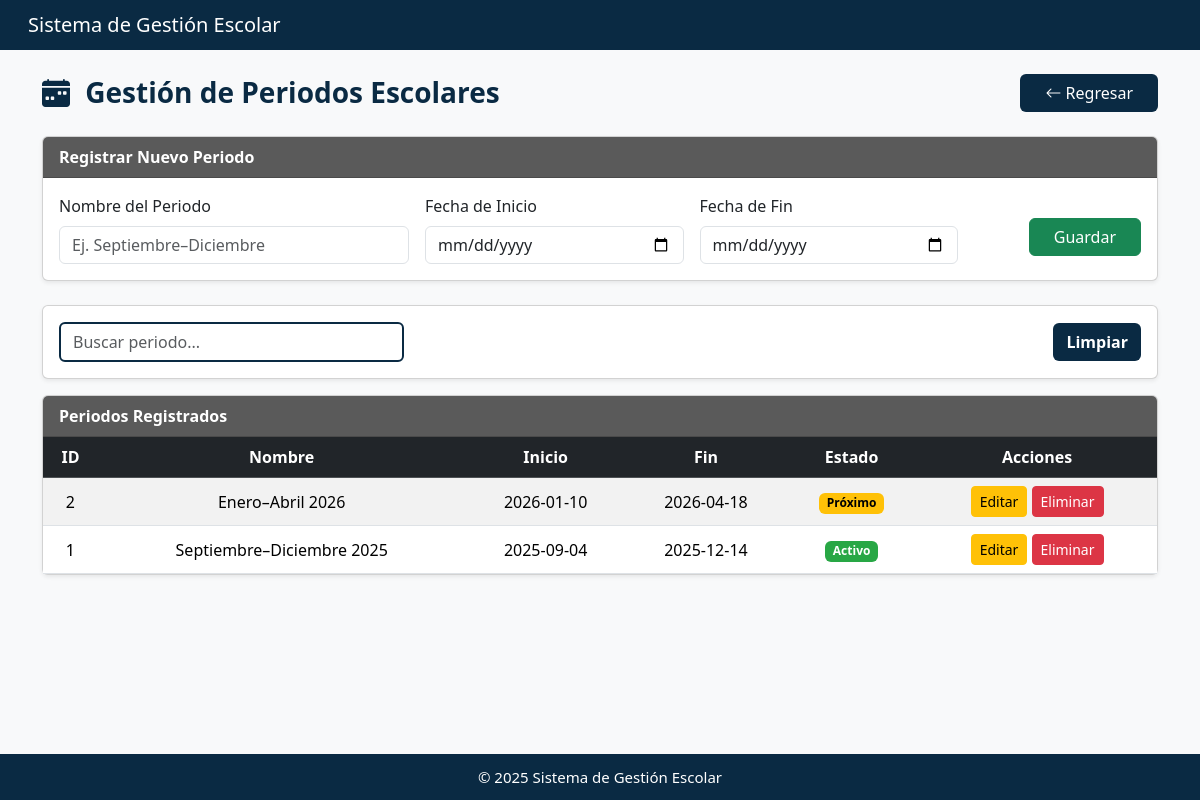
Page /app/views/periodosView.php (signed in) on the committed database.
### tables this page shows
CREATE TABLE `periodosescolares` (
  `idPeriodo` int(11) NOT NULL AUTO_INCREMENT,
  `nombrePeriodo` varchar(50) NOT NULL,
  `fechaInicio` date NOT NULL,
  `fechaFin` date NOT NULL,
  PRIMARY KEY (`idPeriodo`)
);

### app/models/periodoModel.php (called while the page is built, shortened)
<?php
    class PeriodoModel {
        private $connection;
        public function __construct($connection) {
            $this->connection = $connection;
        }
        public function obtenerPeriodos() {
            return $this->connection->query("SELECT * FROM periodosEscolares ORDER BY idPeriodo DESC");
        }
    }
?>

### app/views/periodosView.php (the view, shortened to what this page needs)
<?php
  require_once __DIR__ . '/../../config/db_connection.php';
  require_once __DIR__ . '/../../app/models/periodoModel.php';
  $model = new PeriodoModel($connection);
  $modo = isset($_GET['edit']) ? 'editar' : 'insertar';
  $periodoEditar = null;
  $periodos = $model->obtenerPeriodos();
?>
<!DOCTYPE html>
<html lang="es">
<head>
  <link href="https://cdn.jsdelivr.net/npm/bootstrap@5.3.3/dist/css/bootstrap.min.css" rel="stylesheet">
  <link href="https://cdn.jsdelivr.net/npm/bootstrap-icons@1.11.3/font/bootstrap-icons.css" rel="stylesheet">
</head>
<body>
<nav class="navbar navbar-expand-lg navbar-dark px-3">
  <div class="container-fluid d-flex justify-content-between align-items-center">
    <span class="navbar-brand h5 mb-0 text-white">Sistema de Gestión Escolar</span>
  </div>
</nav>
<div class="container mt-4 mb-5">
  <div class="d-flex justify-content-between align-items-center mb-4">
    <h3 class="titulo-pagina m-0">
        <i class="bi bi-calendar-week-fill me-2"></i> Gestión de Periodos Escolares
    </h3>
    <a href="<?= BASE_URL ?>index.php?action=dashboard"
       class="btn btn-regresar px-4">
        <i class="bi bi-arrow-left"></i> Regresar
    </a>
</div>
  <div class="card mb-4 shadow-sm">
    <div class="card-header fw-semibold"><?= $modo == 'editar' ? 'Editar Periodo' : 'Registrar Nuevo Periodo' ?></div>
    <div class="card-body">
      <form method="POST" action="../controllers/periodoController.php" class="row g-3">
        <div class="col-md-4">
          <label class="form-label">Nombre del Periodo</label>
          <input type="text" name="nombrePeriodo" class="form-control"
                 value="<?= $periodoEditar['nombrePeriodo'] ?? '' ?>"
                 placeholder="Ej. Septiembre–Diciembre" required>
        </div>
        <div class="col-md-3">
          <label class="form-label">Fecha de Inicio</label>
          <input type="date" name="fechaInicio" class="form-control"
                 value="<?= $periodoEditar['fechaInicio'] ?? '' ?>" required>
        </div>
        <div class="col-md-3">
          <label class="form-label">Fecha de Fin</label>
          <input type="date" name="fechaFin" class="form-control"
                 value="<?= $periodoEditar['fechaFin'] ?? '' ?>" required>
        </div>
        <div class="col-md-2 text-end">
          <?php if ($modo === 'editar'): ?>
            <button type="submit" name="actualizar" class="btn btn-warning mt-4 px-4">Actualizar</button>
            <a href="periodosView.php" class="btn btn-secondary mt-4 px-4">Cancelar</a>
          <?php else: ?>
            <button type="submit" name="insertar" class="btn btn-success mt-4 px-4">Guardar</button>
          <?php endif; ?>
        </div>
      </form>
    </div>
  </div>
<div class="card mb-3 shadow-sm">
  <div class="card-body">
    <div class="row align-items-center">
      <div class="col-md-4">
        <input
          type="text"
          id="buscadorPeriodos"
          class="form-control"
          placeholder="Buscar periodo..."
          style="border: 2px solid #0A2A43;"
        >
      </div>
      <div class="col-md-8 d-flex justify-content-end">
        <a
          href="periodosView.php"
          class="btn"
          style="background: #0A2A43; color: white; font-weight: 600;"
        >
          Limpiar
        </a>
      </div>
    </div>
  </div>
</div>
  <div class="card shadow-sm">
    <div class="card-header fw-semibold">Periodos Registrados</div>
    <div class="card-body p-0">
      <table class="table table-striped mb-0 text-center align-middle">
        <thead class="table-dark">
          <tr>
            <th>ID</th>
            <th>Nombre</th>
            <th>Inicio</th>
            <th>Fin</th>
            <th>Estado</th>
            <th>Acciones</th>
          </tr>
        </thead>
        <tbody>
        <?php while ($p = $periodos->fetch_assoc()): ?>
          <?php
            $hoy = date('Y-m-d');
            if ($hoy < $p['fechaInicio']) {
              $estado = 'Próximo';
              $badge = 'badge-proximo';
            } elseif ($hoy > $p['fechaFin']) {
              $estado = 'Cerrado';
              $badge = 'badge-cerrado';
            } else {
              $estado = 'Activo';
              $badge = 'badge-activo';
            }
          ?>
          <tr>
            <td><?= $p['idPeriodo'] ?></td>
            <td><?= htmlspecialchars($p['nombrePeriodo']) ?></td>
            <td><?= $p['fechaInicio'] ?></td>
            <td><?= $p['fechaFin'] ?></td>
            <td><span class="badge <?= $badge ?>"><?= $estado ?></span></td>
            <td>
              <a href="periodosView.php?edit=<?= $p['idPeriodo'] ?>" class="btn btn-warning btn-sm">Editar</a>
              <a href="../controllers/periodoController.php?delete=<?= $p['idPeriodo'] ?>"
                 class="btn btn-danger btn-sm"
                 onclick="return confirm('¿Seguro que deseas eliminar el periodo <?= htmlspecialchars($p['nombrePeriodo']) ?>?');">
                 Eliminar
              </a>
            </td>
          </tr>
        <?php endwhile; ?>
        </tbody>
      </table>
    </div>
  </div>
</div>
<footer>
  © 2025 Sistema de Gestión Escolar
</footer>
</body>
</html>

### app/views/periodosView.php (style rules this page uses)
body { background-color: #f8f9fa; min-height: 100vh; display: flex; flex-direction: column; }
.navbar, footer { background-color: #0A2A43 !important; }
footer { color: white; padding: 12px 0; margin-top: auto; text-align: center; font-weight: 500; font-size: 15px; }
.card-header { background-color: #5a5a5a; color: white; }
.badge-activo { background-color: #28a745; }
.badge-proximo { background-color: #ffc107; color: #000; }
.titulo-pagina { color: #0A2A43; font-weight: 700; }
.btn-regresar { background: #0A2A43; color: #fff; font-weight: 500; border-radius: 6px; }

### rows in the picture
periodosescolares: idPeriodo "2", nombrePeriodo "Enero–Abril 2026", fechaInicio "2026-01-10", fechaFin "2026-04-18", fechaInicio "Próximo"
periodosescolares: idPeriodo "1", nombrePeriodo "Septiembre–Diciembre 2025", fechaInicio "2025-09-04", fechaFin "2025-12-14", estado "Activo"
